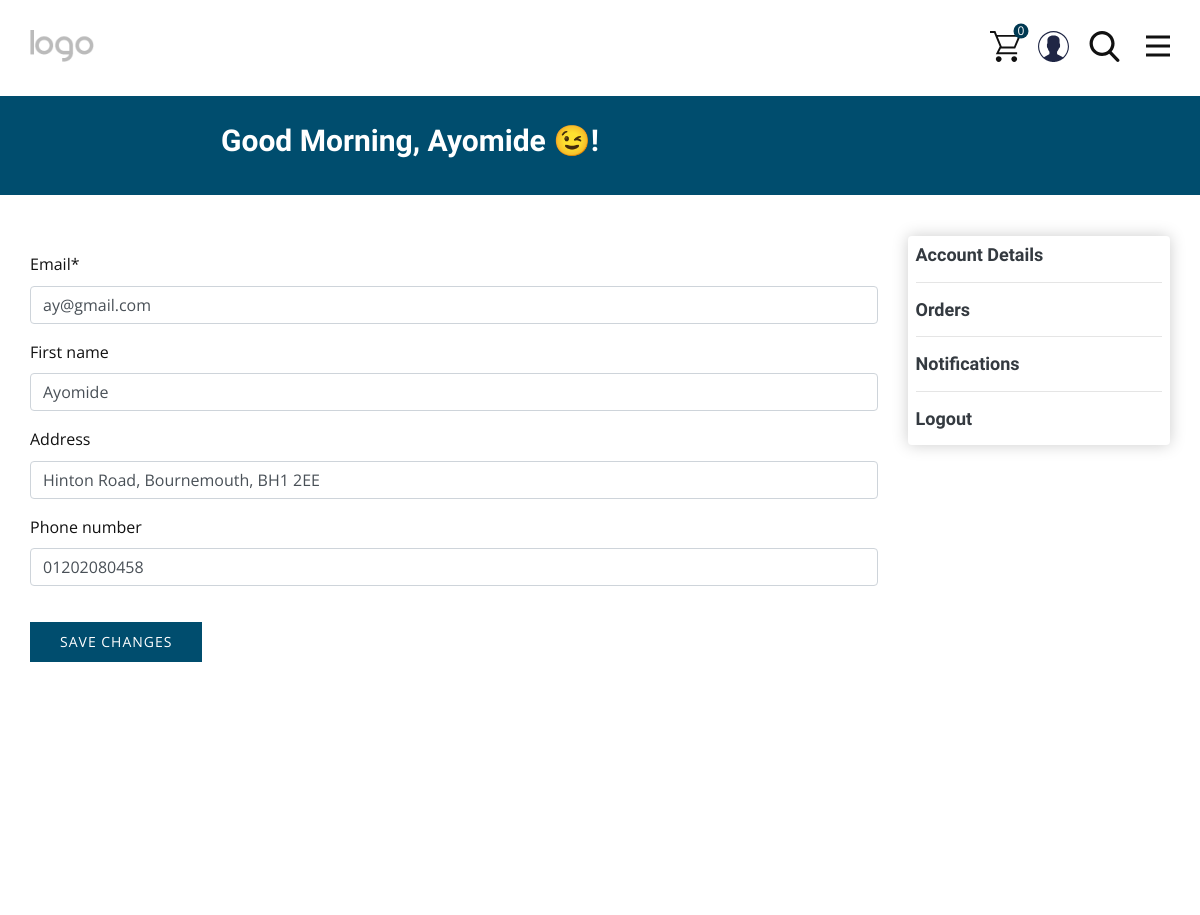
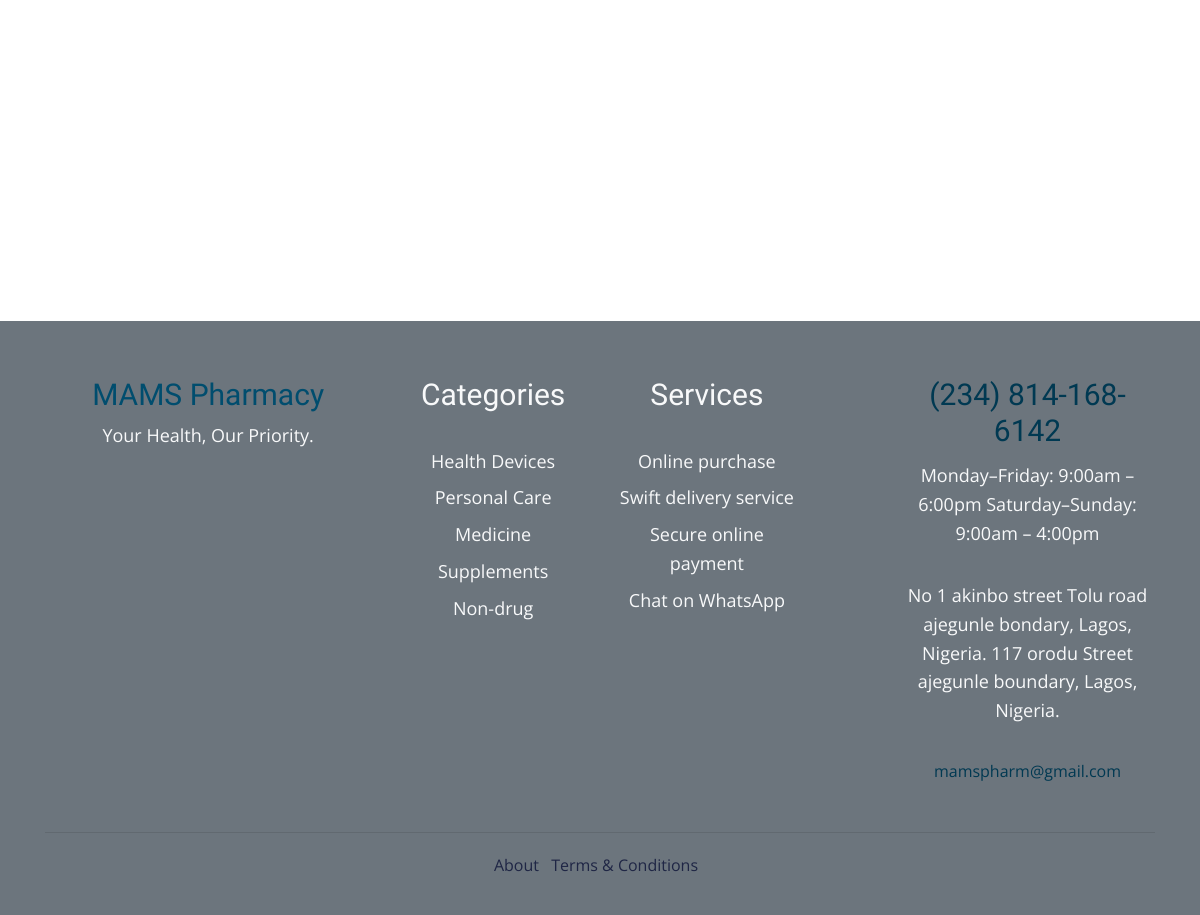
The app's page /users/profile/ (signed in) with its own data (2 pictures, top to bottom).
### users/models.py (models this page shows)
class User(AbstractBaseUser, PermissionsMixin):
    email = models.EmailField(unique=True)
    first_name = models.CharField(max_length=20, null=True, blank=True)
    phone_number = models.CharField(max_length=15, null=True, blank=True)
    picture_url = models.ImageField(default='2placeholder_test_b9l9NT5.png', upload_to='profile_images')
    address = models.CharField(max_length=255, null=True, blank=True)
    is_staff = models.BooleanField(default=False)
    is_active = models.BooleanField(default=True)
    date_joined = models.DateTimeField(default=datetime.now)
    objects = CustomUserManager()
    USERNAME_FIELD = 'email'
    REQUIRED_FIELDS = []
    def __str__(self):
        return self.email

### products/models.py (models this page shows)
class Category(models.Model):
    name = models.CharField(max_length=100, default="Select Category")
    date = models.DateTimeField(default=datetime.now)
    def __str__(self):
        return self.name
    @staticmethod
    def getAllCategory():
        return Category.objects.all()

### users/views.py (the view)
# urls.py: path("users/profile/", user_view.users_profile, name="users_profile"),
@login_required
def users_profile(request):
    categories = Category.getAllCategory()
    if request.method == 'POST':
        form = UserUpdateForm(request.POST, instance=request.user)
        if form.is_valid():
            form = form.save(commit=False)
            form.save()
            messages.success(request, 'Your account has been updated!')
            return HttpResponseRedirect(request.META.get('HTTP_REFERER'))
    else:
        form = UserUpdateForm(instance=request.user)
    context = {
        "get_cart_items": total_cart_items(request),
        'form': form,
        'categories': categories,
        "now": datetime.datetime.now().hour,
    }
    return render(request, 'users/profile.html', context)

### users/forms.py
class UserUpdateForm(forms.ModelForm):
    class Meta:
        model = User
        fields = ["email", "first_name",
                  "address", "phone_number",
                  ]

### products/utils.py (called while the page is built)
def total_cart_items(request):
    check_out_list = Checkout.objects.filter(user=request.user, complete=False)
    get_cart_items = sum([item.quantity for item in check_out_list])
    return get_cart_items

### users/templates/users/profile.html (shortened to what this page needs)
{% extends 'products/base.html' %}
{% load static %}
{% load humanize %}
{% load crispy_forms_tags %}
{% block content %}
<section class="u-clearfix u-lightbox u-section-1" id="sec-16e0">
    <div class="u-container-style u-custom-color-3 u-expanded-width u-group u-group-1">
        <div class="u-container-layout u-valign-middle u-container-layout-1">
            <h3 class="u-text u-text-default u-text-1">
                {% if 0 >= now %}
                Good morning,
                {% elif now < 11.1 %}
                Good morning,
                {% elif 12 >= now %}
                Good afternoon,
                {% elif now < 15.1 %}
                Good afternoon,
                {% elif 16 >= now %}
                Good evening,
                {% elif now < 19.1 %}
                Good evening,
                {% elif 20 >= now %}
                Good night,
                {% elif now < 23.1 %}
                Good night,
                {% endif %}
                {% if request.user.first_name %}
                {{ request.user.first_name }} 😉!
                {% elif request.user.email %}
                {{ request.user.email }}😉! {% endif %}</h3>
        </div>
    </div>
    <div class="custom-expanded u-layout-grid u-pagination-center u-products u-sorting-right u-products-1"
         data-site-sorting-prop="created" data-site-sorting-order="desc" data-products-datasource="site"
         data-items-per-page="4" data-products-id="1">
        <div class="row">
            <div class="col-lg-9 mt-3" id="user-orders">
                <form action="{% url 'users_profile' %}" method="post">
                    {{ form | crispy }}
                    <button id="submit" type="submit" class="u-active-custom-color-5 u-border-2 u-border-grey-dark-1 u-border-no-left
                           u-border-no-right u-border-no-top u-btn u-btn-rectangle u-btn-submit u-button-style
                           u-custom-color-3 u-hover-custom-color-5 u-btn-4">
                        <span id="button-text">SAVE CHANGES</span>
                    </button>
                </form>
                <br>
            </div>
            <br>
            <div class="col-lg-3 ">
                <div class="box-element" style="background-color:#fff !important">
                    <a class="list-item my-1 text-dark text-decoration-none"
                       href="{% url 'users_profile' %}">
                        <h6>Account Details</h6>
                        <hr>
                    </a>
                    <a class="list-item my-1 text-dark text-decoration-none"
                       hx-get="{% url 'user_orders' %}" role="button"
                                   hx-target="#user-orders">
                        <h6>Orders</h6>
                        <hr>
                    </a>
                    <a class="list-item my-1 text-dark text-decoration-none"
                       hx-get="{% url 'user_notifications' %}" role="button"
                                   hx-target="#user-orders">
                        <h6>Notifications</h6>
                        <hr>
                    </a>
                    <a class="list-item my-1 text-dark text-decoration-none"
                       href="{% url 'logout' %}">
                        <h6>Logout</h6>
                    </a>
                </div>
                <br>
                <br>
                <br>
                <br>
            </div>
        </div>
    </div>
</section>
{% endblock %}

### products/templates/products/base.html (shortened to what this page needs)
<!DOCTYPE html>
{% load static %}
{% load humanize %}
<html style="font-size: 16px;" lang="en-NG">
<head>
    <link rel="stylesheet" href="{% static 'css/nicepage.css' %}" media="screen">
    <link rel="stylesheet" href="{% static 'css/Products.css' %}" media="screen">
    <link rel="stylesheet" href="https://stackpath.bootstrapcdn.com/bootstrap/4.5.2/css/bootstrap.min.css">
</head>
<body data-path-to-root="./" data-include-products="true" class="u-body u-overlap u-xl-mode" data-lang="en">
{% include 'products/navbar.html' %}
{% block content %}
{% endblock %}
<footer class="u-align-center u-clearfix u-footer u-white-80 u-footer bg-secondary text-light" id="sec-7bae">
    <div class="u-clearfix u-sheet u-sheet-1">
        <div class="container justify-content-between py-2 ">
            <div class="row pt-5 mt-8">
                <div class="col-lg-9">
                    <div class="row">
                        <div class="col-md-5 col-sm-6">
                            <h3 style="color:#004d6e" class="font-weight-light">MAMS Pharmacy</h3>
                            <p>
                                Your Health, Our Priority.
                            </p>
                        </div>
                        <div class="col-md-3 col-sm-6">
                            <h3 class="font-weight-light"> Categories</h3>
                            <br>
                            {% for category in categories %}
                            <p>{{ category }}</p>
                            {% endfor %}
                        </div>
                        <br>
                        <div class="col-md-3 col-sm-6">
                            <h3 class="font-weight-light">Services</h3>
                            <br>
                            <p>Online purchase</p>
                            <p>Swift delivery service</p>
                            <p>Secure online payment</p>
                            <p>Chat on WhatsApp</p>
                        </div>
                        <br>
                    </div>
                </div>
                <div class="col-md-3 border-1">
                    <div class="widget pb-2">
                        <a href="tel:2348141686142" style="color:#003952" class="text-decoration-none">
                            <h3 class="font-weight-light pb-1">
                                (234) 814-168-6142
                            </h3>
                        </a>
                        <p>Monday–Friday: 9:00am – 6:00pm
                            Saturday–Sunday: 9:00am – 4:00pm</p>
                        <br>
                        <p>
                            No 1 akinbo street Tolu road ajegunle bondary,
                            Lagos, Nigeria.
                            117 orodu Street ajegunle boundary, Lagos, Nigeria.
                        </p>
                        <br>
                        <a style="color:#003952" class="text-decoration-none"
                           href="mailto:mamspharm@gmail.com">
                            mamspharm@gmail.com</a>
                    </div>
                </div>
            </div>
            <ul class="list-inline font-size-sm mb-2 py-4 mb-md-0 order-md-2">
                <hr>
                <li class="list-inline-item nav-item my-1"><a class="text-decoration-none nav-item"
                                                              href="#">About</a></li>
                <li class="list-inline-item my-1"><a class="text-decoration-none" href="#">Terms &amp; Conditions</a>
                </li>
                <br>
            </ul>
        </div>
    </div>
</footer>
</body>
</html>

### static/css/Products.css (style rules this page uses)
.u-section-1 { min-height: 1236px; }
.u-section-1 .u-group-1 { min-height: 109px; height: auto; margin-top: 86px; margin-bottom: 0; }
.u-section-1 .u-container-layout-1 { padding: 0 50px; }
.u-section-1 .u-text-1 { margin: 0 auto 0 171px; }
.u-section-1 .u-products-1 { width: 1140px; margin: 41px auto 60px; }
.u-section-1 .u-btn-4 { text-transform: uppercase; font-size: 0.875rem; transition-duration: 0.5s; box-shadow: 2px 0 0 0 rgba(0,0,0,0); transform: rotate(0deg) scale(1) translateX(0px) translateY(0px); margin: 20px auto 0; }
.u-section-1 .u-btn-4, .u-section-1 .u-btn-4:before, .u-section-1 .u-btn-4 > .u-container-layout:before { transition-property: fill, color, background-color, stroke-width, border-style, border-width, border-top-width, border-left-width, border-right-width, border-bottom-width, custom-border, borders, box-shadow, text-shadow, opacity, border-radius, stroke, border-color, font-size, font-style, font-weight, text-decoration, letter-spacing, transform, background-image, image-zoom, background-size, background-position; }
.u-section-1 .u-btn-4 { border-color: transparent !important; }

### users/templates/users/profile.html (style rules this page uses)
.box-element, .dropdown-menu { box-shadow:hsl(0, 0%, 80%) 0 0 16px; background-color: ; border-radius: 4px; padding: 8px; }

### products/templates/products/base.html (style rules this page uses)
.box-element, .dropdown-menu { box-shadow:hsl(0, 0%, 80%) 0 0 16px; background-color: ; border-radius: 4px; padding: 8px; }

### records on screen
User: user.first_name "Ayomide", email "ay@gmail.com", first_name "Ayomide", address "Hinton Road, Bournemouth, BH1 2EE", phone_number "01202080458"
Category: name "Health Devices"
Category: name "Personal Care"
Category: name "Medicine"
Category: name "Supplements"
Category: name "Non-drug"

### other values on screen
{{ get_cart_items|intword }} "0"
